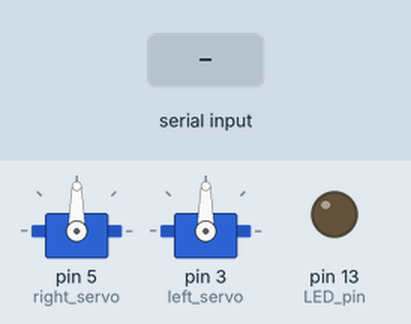
A sketch run on a simulated Arduino Uno, built with avr-gcc and run on an emulated ATmega328P. Parts: 2 × servo, output pins drawn as LEDs (lit = HIGH). The test bench sets the inputs (shaded band).

Above: at 1.2 s.
1.3 s: "z90\n" received over Serial
At 2.5 s:
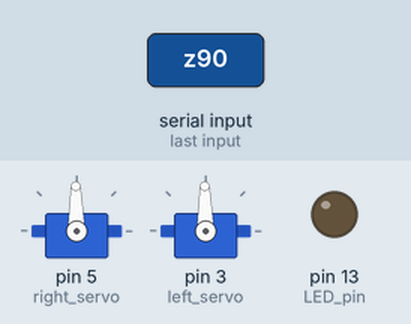
2.8 s: "z,45\n" received over Serial
At 3.7 s:
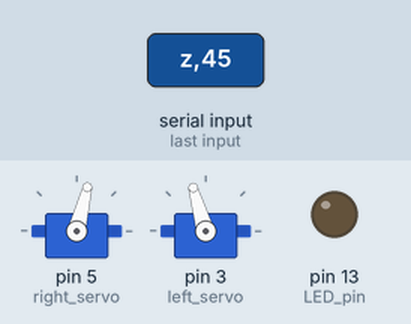
4.3 s: "c90\n" received over Serial
At 4.8 s:
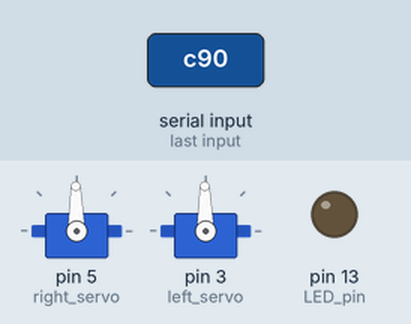
5.8 s: "z" received over Serial
At 7.1 s:
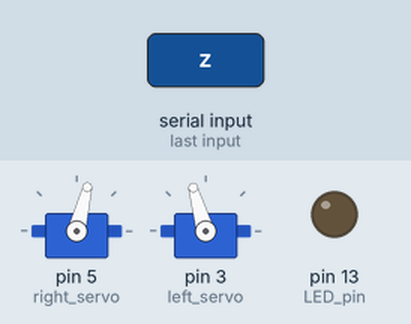
Timing chart, 0 to 8.3 s (numbered marks = the images above; inputs shaded):
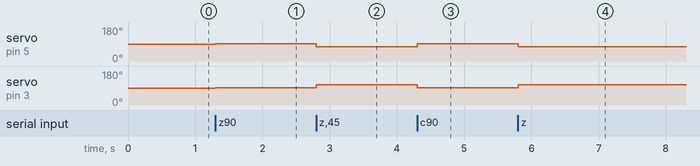

The sketch:

serial_receive_test.ino
```cpp
#include <Servo.h>

const int LED_pin = 13;

Servo right_servo;
Servo left_servo;

String receive_buffer = "";

// set a speed in radians per second, with positive being forward
void setServoSpeed(float radsPerSec)
{
  // constrain the values
  radsPerSec = max(radsPerSec, -2.8);
  radsPerSec = min(radsPerSec, 2.8);
  // 15 corresponds to 2.8 rad/s
  float servoValue = 15*radsPerSec/2.8;
  int stoppedValue = 91;
  right_servo.write(stoppedValue - (int)servoValue);
  left_servo.write(stoppedValue + (int)servoValue);
}

void setup()
{
  Serial.begin(9600);
  pinMode(LED_pin, OUTPUT);
  digitalWrite(LED_pin, LOW);
  right_servo.attach(5);
  left_servo.attach(3);
}

void loop()
{
  if (Serial.available() > 0) {
    int received_byte = Serial.read();
    if (received_byte == 'a') {
      receive_buffer = "";
    }
    else if (received_byte == 'z') {
      // parse the buffer
      float parsed_buffer = receive_buffer.toFloat();
      setServoSpeed(parsed_buffer);
    }
    else if (received_byte == 'c') {
      // clear the buffer (for debugging)
      receive_buffer = "";
      setServoSpeed(0);
    }
    else { // any other character is added to the buffer
      receive_buffer += (char)received_byte;
    }
  }
}
```

Measured:
- after the input at 1.3 s, servo on pin 5 (right_servo), servo on pin 3 (left_servo): 90° → 91° at once
- after the input at 2.8 s, servo on pin 5 (right_servo): 91° → 76° at once; servo on pin 3 (left_servo): 91° → 106° at once
- after the input at 4.3 s, servo on pin 5 (right_servo): 76° → 91° at once; servo on pin 3 (left_servo): 106° → 91° at once
- after the input at 5.8 s, servo on pin 5 (right_servo): 91° → 76° at once; servo on pin 3 (left_servo): 91° → 106° at once
